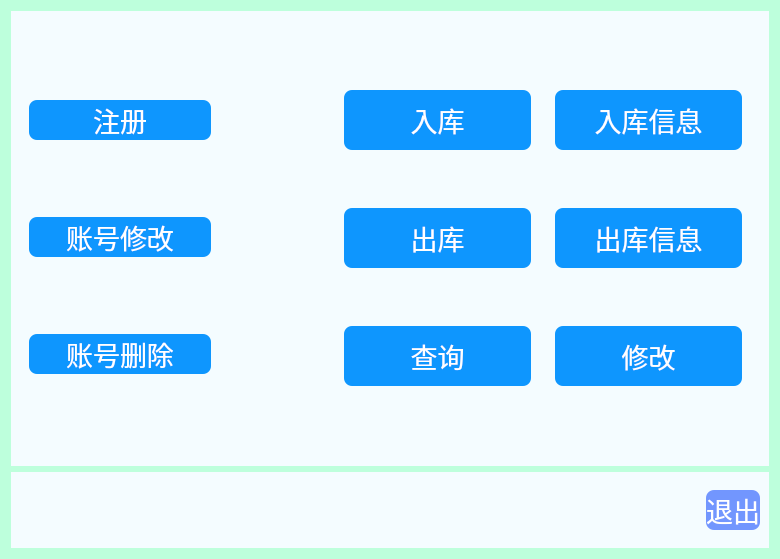
<?xml version="1.0" encoding="UTF-8"?>
<ui version="4.0">
 <class>StorageFunction</class>
 <widget class="QWidget" name="StorageFunction">
  <property name="geometry">
   <rect>
    <x>0</x>
    <y>0</y>
    <width>780</width>
    <height>559</height>
   </rect>
  </property>
  <property name="windowTitle">
   <string>Form</string>
  </property>
  <property name="styleSheet">
   <string notr="true">background-color: rgb(189, 255, 220);</string>
  </property>
  <layout class="QVBoxLayout" name="verticalLayout_3" stretch="6,1">
   <item>
    <widget class="QWidget" name="widget_6" native="true">
     <property name="styleSheet">
      <string notr="true">background-color: rgb(244, 252, 255);</string>
     </property>
     <layout class="QHBoxLayout" name="horizontalLayout_2">
      <item>
       <widget class="QWidget" name="widget_5" native="true">
        <property name="maximumSize">
         <size>
          <width>200</width>
          <height>16777215</height>
         </size>
        </property>
        <layout class="QGridLayout" name="gridLayout_2">
         <item row="0" column="0">
          <widget class="QPushButton" name="BtnCreate">
           <property name="styleSheet">
            <string notr="true">QPushButton
{
    /*字体为微软雅黑*/
    font-family:Microsoft Yahei;
    /*字体大小为20点*/
    font-size:20pt;
    /*字体颜色为白色*/    
    color:white;
    /*背景颜色*/  
    background-color:rgb(14 , 150 , 254);
    /*边框圆角半径为8像素*/ 
    border-radius:8px;
}

/*按钮停留态*/
QPushButton:hover
{
    /*背景颜色*/  
    background-color:rgb(44 , 137 , 255);
}

/*按钮按下态*/
QPushButton:pressed
{
    /*背景颜色*/  
    background-color:rgb(14 , 135 , 228);
    /*左内边距为3像素，让按下时字向右移动3像素*/  
    padding-left:3px;
    /*上内边距为3像素，让按下时字向下移动3像素*/  
    padding-top:3px;
}</string>
           </property>
           <property name="text">
            <string>注册</string>
           </property>
          </widget>
         </item>
         <item row="1" column="0">
          <widget class="QPushButton" name="BtnAMmodify">
           <property name="styleSheet">
            <string notr="true">QPushButton
{
    /*字体为微软雅黑*/
    font-family:Microsoft Yahei;
    /*字体大小为20点*/
    font-size:20pt;
    /*字体颜色为白色*/    
    color:white;
    /*背景颜色*/  
    background-color:rgb(14 , 150 , 254);
    /*边框圆角半径为8像素*/ 
    border-radius:8px;
}

/*按钮停留态*/
QPushButton:hover
{
    /*背景颜色*/  
    background-color:rgb(44 , 137 , 255);
}

/*按钮按下态*/
QPushButton:pressed
{
    /*背景颜色*/  
    background-color:rgb(14 , 135 , 228);
    /*左内边距为3像素，让按下时字向右移动3像素*/  
    padding-left:3px;
    /*上内边距为3像素，让按下时字向下移动3像素*/  
    padding-top:3px;
}</string>
           </property>
           <property name="text">
            <string>账号修改</string>
           </property>
          </widget>
         </item>
         <item row="2" column="0">
          <widget class="QPushButton" name="BtnADel">
           <property name="styleSheet">
            <string notr="true">QPushButton
{
    /*字体为微软雅黑*/
    font-family:Microsoft Yahei;
    /*字体大小为20点*/
    font-size:20pt;
    /*字体颜色为白色*/    
    color:white;
    /*背景颜色*/  
    background-color:rgb(14 , 150 , 254);
    /*边框圆角半径为8像素*/ 
    border-radius:8px;
}

/*按钮停留态*/
QPushButton:hover
{
    /*背景颜色*/  
    background-color:rgb(44 , 137 , 255);
}

/*按钮按下态*/
QPushButton:pressed
{
    /*背景颜色*/  
    background-color:rgb(14 , 135 , 228);
    /*左内边距为3像素，让按下时字向右移动3像素*/  
    padding-left:3px;
    /*上内边距为3像素，让按下时字向下移动3像素*/  
    padding-top:3px;
}</string>
           </property>
           <property name="text">
            <string>账号删除</string>
           </property>
          </widget>
         </item>
        </layout>
       </widget>
      </item>
      <item>
       <spacer name="horizontalSpacer_5">
        <property name="orientation">
         <enum>Qt::Horizontal</enum>
        </property>
        <property name="sizeType">
         <enum>QSizePolicy::Maximum</enum>
        </property>
        <property name="sizeHint" stdset="0">
         <size>
          <width>100</width>
          <height>20</height>
         </size>
        </property>
       </spacer>
      </item>
      <item>
       <widget class="QWidget" name="widget_4" native="true">
        <layout class="QHBoxLayout" name="horizontalLayout">
         <item>
          <widget class="QWidget" name="widget" native="true">
           <layout class="QVBoxLayout" name="verticalLayout">
            <item>
             <widget class="QPushButton" name="BtnPut">
              <property name="minimumSize">
               <size>
                <width>90</width>
                <height>60</height>
               </size>
              </property>
              <property name="styleSheet">
               <string notr="true">QPushButton
{
    /*字体为微软雅黑*/
    font-family:Microsoft Yahei;
    /*字体大小为20点*/
    font-size:20pt;
    /*字体颜色为白色*/    
    color:white;
    /*背景颜色*/  
    background-color:rgb(14 , 150 , 254);
    /*边框圆角半径为8像素*/ 
    border-radius:8px;
}

/*按钮停留态*/
QPushButton:hover
{
    /*背景颜色*/  
    background-color:rgb(44 , 137 , 255);
}

/*按钮按下态*/
QPushButton:pressed
{
    /*背景颜色*/  
    background-color:rgb(14 , 135 , 228);
    /*左内边距为3像素，让按下时字向右移动3像素*/  
    padding-left:3px;
    /*上内边距为3像素，让按下时字向下移动3像素*/  
    padding-top:3px;
}</string>
              </property>
              <property name="text">
               <string>入库</string>
              </property>
             </widget>
            </item>
            <item>
             <widget class="QPushButton" name="BtnOut">
              <property name="minimumSize">
               <size>
                <width>90</width>
                <height>60</height>
               </size>
              </property>
              <property name="styleSheet">
               <string notr="true">QPushButton
{
    /*字体为微软雅黑*/
    font-family:Microsoft Yahei;
    /*字体大小为20点*/
    font-size:20pt;
    /*字体颜色为白色*/    
    color:white;
    /*背景颜色*/  
    background-color:rgb(14 , 150 , 254);
    /*边框圆角半径为8像素*/ 
    border-radius:8px;
}

/*按钮停留态*/
QPushButton:hover
{
    /*背景颜色*/  
    background-color:rgb(44 , 137 , 255);
}

/*按钮按下态*/
QPushButton:pressed
{
    /*背景颜色*/  
    background-color:rgb(14 , 135 , 228);
    /*左内边距为3像素，让按下时字向右移动3像素*/  
    padding-left:3px;
    /*上内边距为3像素，让按下时字向下移动3像素*/  
    padding-top:3px;
}</string>
              </property>
              <property name="text">
               <string>出库</string>
              </property>
             </widget>
            </item>
            <item>
             <widget class="QPushButton" name="BtnSearch">
              <property name="minimumSize">
               <size>
                <width>90</width>
                <height>60</height>
               </size>
              </property>
              <property name="styleSheet">
               <string notr="true">QPushButton
{
    /*字体为微软雅黑*/
    font-family:Microsoft Yahei;
    /*字体大小为20点*/
    font-size:20pt;
    /*字体颜色为白色*/    
    color:white;
    /*背景颜色*/  
    background-color:rgb(14 , 150 , 254);
    /*边框圆角半径为8像素*/ 
    border-radius:8px;
}

/*按钮停留态*/
QPushButton:hover
{
    /*背景颜色*/  
    background-color:rgb(44 , 137 , 255);
}

/*按钮按下态*/
QPushButton:pressed
{
    /*背景颜色*/  
    background-color:rgb(14 , 135 , 228);
    /*左内边距为3像素，让按下时字向右移动3像素*/  
    padding-left:3px;
    /*上内边距为3像素，让按下时字向下移动3像素*/  
    padding-top:3px;
}</string>
              </property>
              <property name="text">
               <string>查询</string>
              </property>
             </widget>
            </item>
           </layout>
          </widget>
         </item>
         <item>
          <widget class="QWidget" name="widget_2" native="true">
           <layout class="QVBoxLayout" name="verticalLayout_2">
            <item>
             <widget class="QPushButton" name="BtnPutMsg">
              <property name="minimumSize">
               <size>
                <width>90</width>
                <height>60</height>
               </size>
              </property>
              <property name="styleSheet">
               <string notr="true">QPushButton
{
    /*字体为微软雅黑*/
    font-family:Microsoft Yahei;
    /*字体大小为20点*/
    font-size:20pt;
    /*字体颜色为白色*/    
    color:white;
    /*背景颜色*/  
    background-color:rgb(14 , 150 , 254);
    /*边框圆角半径为8像素*/ 
    border-radius:8px;
}

/*按钮停留态*/
QPushButton:hover
{
    /*背景颜色*/  
    background-color:rgb(44 , 137 , 255);
}

/*按钮按下态*/
QPushButton:pressed
{
    /*背景颜色*/  
    background-color:rgb(14 , 135 , 228);
    /*左内边距为3像素，让按下时字向右移动3像素*/  
    padding-left:3px;
    /*上内边距为3像素，让按下时字向下移动3像素*/  
    padding-top:3px;
}</string>
              </property>
              <property name="text">
               <string>入库信息</string>
              </property>
             </widget>
            </item>
            <item>
             <widget class="QPushButton" name="BtnOutMsg">
              <property name="minimumSize">
               <size>
                <width>90</width>
                <height>60</height>
               </size>
              </property>
              <property name="styleSheet">
               <string notr="true">QPushButton
{
    /*字体为微软雅黑*/
    font-family:Microsoft Yahei;
    /*字体大小为20点*/
    font-size:20pt;
    /*字体颜色为白色*/    
    color:white;
    /*背景颜色*/  
    background-color:rgb(14 , 150 , 254);
    /*边框圆角半径为8像素*/ 
    border-radius:8px;
}

/*按钮停留态*/
QPushButton:hover
{
    /*背景颜色*/  
    background-color:rgb(44 , 137 , 255);
}

/*按钮按下态*/
QPushButton:pressed
{
    /*背景颜色*/  
    background-color:rgb(14 , 135 , 228);
    /*左内边距为3像素，让按下时字向右移动3像素*/  
    padding-left:3px;
    /*上内边距为3像素，让按下时字向下移动3像素*/  
    padding-top:3px;
}</string>
              </property>
              <property name="text">
               <string>出库信息</string>
              </property>
             </widget>
            </item>
            <item>
             <widget class="QPushButton" name="BtnMdify">
              <property name="minimumSize">
               <size>
                <width>90</width>
                <height>60</height>
               </size>
              </property>
              <property name="styleSheet">
               <string notr="true">QPushButton
{
    /*字体为微软雅黑*/
    font-family:Microsoft Yahei;
    /*字体大小为20点*/
    font-size:20pt;
    /*字体颜色为白色*/    
    color:white;
    /*背景颜色*/  
    background-color:rgb(14 , 150 , 254);
    /*边框圆角半径为8像素*/ 
    border-radius:8px;
}

/*按钮停留态*/
QPushButton:hover
{
    /*背景颜色*/  
    background-color:rgb(44 , 137 , 255);
}

/*按钮按下态*/
QPushButton:pressed
{
    /*背景颜色*/  
    background-color:rgb(14 , 135 , 228);
    /*左内边距为3像素，让按下时字向右移动3像素*/  
    padding-left:3px;
    /*上内边距为3像素，让按下时字向下移动3像素*/  
    padding-top:3px;
}</string>
              </property>
              <property name="text">
               <string>修改</string>
              </property>
             </widget>
            </item>
           </layout>
          </widget>
         </item>
        </layout>
       </widget>
      </item>
     </layout>
    </widget>
   </item>
   <item>
    <widget class="QWidget" name="widget_3" native="true">
     <property name="styleSheet">
      <string notr="true">background-color: rgb(244, 252, 255);</string>
     </property>
     <layout class="QGridLayout" name="gridLayout">
      <item row="0" column="0">
       <spacer name="horizontalSpacer_4">
        <property name="orientation">
         <enum>Qt::Horizontal</enum>
        </property>
        <property name="sizeHint" stdset="0">
         <size>
          <width>154</width>
          <height>20</height>
         </size>
        </property>
       </spacer>
      </item>
      <item row="0" column="1">
       <spacer name="horizontalSpacer_3">
        <property name="orientation">
         <enum>Qt::Horizontal</enum>
        </property>
        <property name="sizeHint" stdset="0">
         <size>
          <width>154</width>
          <height>20</height>
         </size>
        </property>
       </spacer>
      </item>
      <item row="0" column="2">
       <spacer name="horizontalSpacer_2">
        <property name="orientation">
         <enum>Qt::Horizontal</enum>
        </property>
        <property name="sizeHint" stdset="0">
         <size>
          <width>153</width>
          <height>20</height>
         </size>
        </property>
       </spacer>
      </item>
      <item row="0" column="3">
       <spacer name="horizontalSpacer">
        <property name="orientation">
         <enum>Qt::Horizontal</enum>
        </property>
        <property name="sizeHint" stdset="0">
         <size>
          <width>154</width>
          <height>20</height>
         </size>
        </property>
       </spacer>
      </item>
      <item row="0" column="4">
       <widget class="QPushButton" name="BtnExit">
        <property name="styleSheet">
         <string notr="true">QPushButton
{
    /*字体为微软雅黑*/
    font-family:Microsoft Yahei;
    /*字体大小为20点*/
    font-size:20pt;
    /*字体颜色为白色*/    
    color:white;
    /*背景颜色*/  
    background-color:rgb(114 , 150 , 254);
    /*边框圆角半径为8像素*/ 
    border-radius:8px;
}

/*按钮停留态*/
QPushButton:hover
{
    /*背景颜色*/  
    background-color:rgb(144 , 137 , 255);
}

/*按钮按下态*/
QPushButton:pressed
{
    /*背景颜色*/  
    background-color:rgb(114 , 135 , 228);
    /*左内边距为3像素，让按下时字向右移动3像素*/  
    padding-left:3px;
    /*上内边距为3像素，让按下时字向下移动3像素*/  
    padding-top:3px;
}</string>
        </property>
        <property name="text">
         <string>退出</string>
        </property>
       </widget>
      </item>
     </layout>
    </widget>
   </item>
  </layout>
 </widget>
 <resources/>
 <connections/>
</ui>
